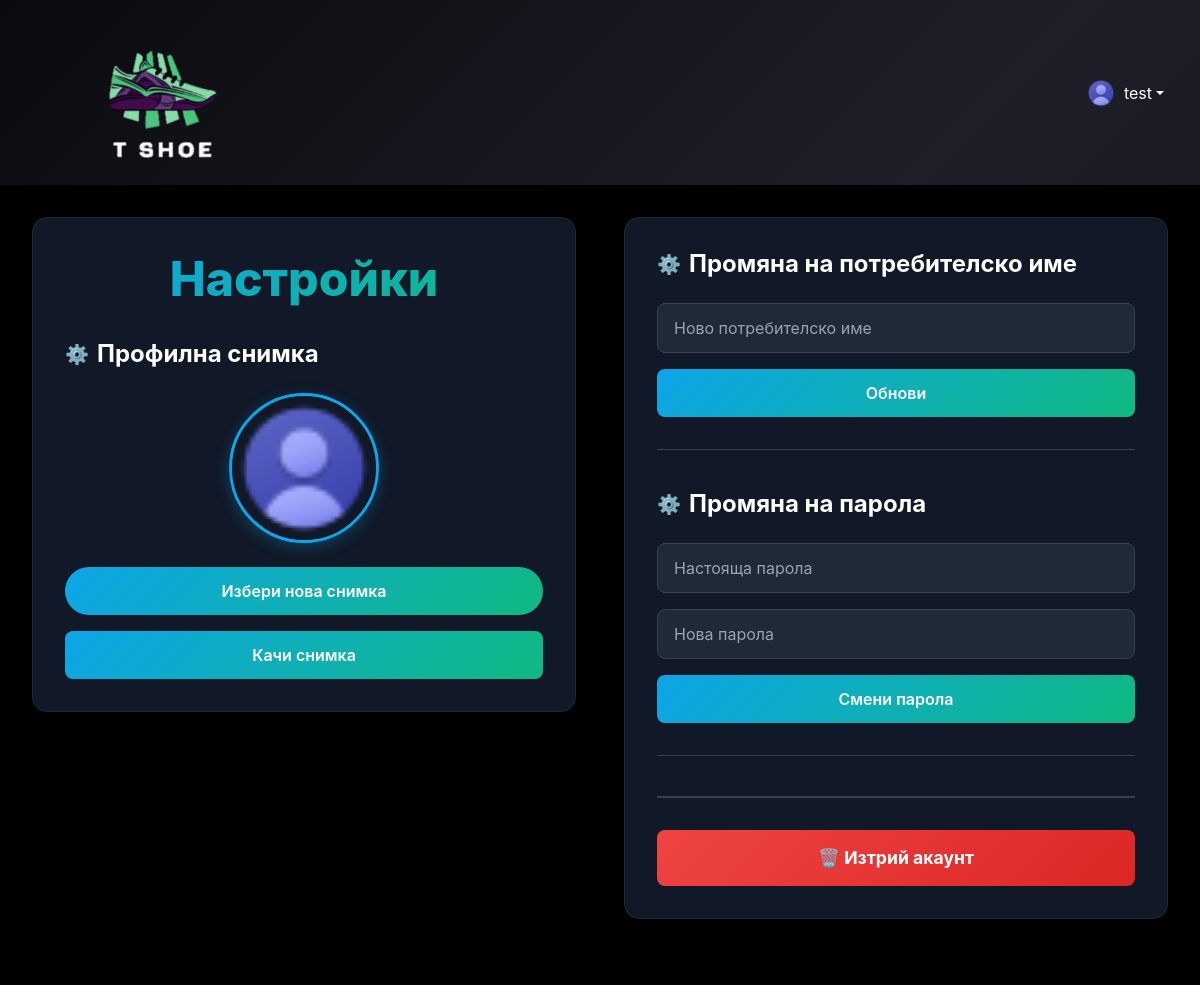
The page /profile/settings (signed in) on the database its author committed.
### models/user.py (models this page shows, shortened)
class User(UserMixin, db.Model):
    id = db.Column(db.Integer, primary_key=True)
    username = db.Column(db.String(80), unique=True, nullable=False)
    password_hash = db.Column(db.String(120), nullable=False)
    is_admin = db.Column(db.Boolean, default=False)
    orders = db.relationship('Order', backref='user', lazy=True)

### controllers/profile_controller.py (the view)
@profile_bp.route('/settings', methods=['GET'])
@login_required
def settings():
    return render_template('profile/settings.html', current_user=current_user)

### app.py (called while the page is built)
@app.context_processor
def inject_current_user():
    from flask_login import current_user
    return dict(current_user=current_user)

### models/__init__.py (called while the page is built)
@login_manager.user_loader
def load_user(user_id):
    return User.query.get(int(user_id))

### templates/profile/settings.html (shortened to what this page needs)
{% extends 'base.html' %}
{% block content %}
<div class="settings-container">
    <div class="first-column">
        <h1 class="settings-title">Настройки</h1>
        <div class="settings-form">
            <h3 class="form-title">Профилна снимка</h3>
            <div class="profile-picture-container">
                <img src="{{ url_for('static', filename='images/' ~ current_user.username ~ '_pfp.png') }}"
                     onerror="this.src='{{ url_for('static', filename='images/account.png') }}'"
                     alt="Profile Picture" class="profile-picture">
            </div>
            <form method="POST" action="{{ url_for('profile.upload_picture') }}" enctype="multipart/form-data">
                <label for="profile_picture" class="file-upload-label">Избери нова снимка</label>
                <button type="submit" class="upload-btn">Качи снимка</button>
            </form>
        </div>
    </div>
    <div class="second-column">
        <div class="settings-form">
            <h3 class="form-title">Промяна на потребителско име</h3>
            <form method="POST" action="{{ url_for('profile.update_username') }}">
                <input type="text" name="username" placeholder="Ново потребителско име" required class="form-input">
                <button type="submit" class="submit-btn">Обнови</button>
            </form>
        </div>
        <div class="settings-form">
            <h3 class="form-title">Промяна на парола</h3>
            <form method="POST" action="{{ url_for('profile.change_password') }}">
                <input type="password" name="current_password" placeholder="Настояща парола" required class="form-input">
                <input type="password" name="new_password" placeholder="Нова парола" required class="form-input">
                <button type="submit" class="submit-btn">Смени парола</button>
            </form>
        </div>
        <div class="delete-section">
            <form method="POST" action="{{ url_for('profile.delete_account') }}">
                <button type="submit" class="delete-button" onclick="return confirm('Сигурни ли сте? Това действие е необратимо!')">
                    🗑️ Изтрий акаунт
                </button>
            </form>
        </div>
    </div>
</div>
{% endblock %}

### templates/base.html (shortened to what this page needs)
<!DOCTYPE html>
<html lang="en">
<head>
    <link href="https://cdn.jsdelivr.net/npm/bootstrap@5.3.3/dist/css/bootstrap.min.css" rel="stylesheet">
    <link href="https://cdn.jsdelivr.net/npm/bootstrap-icons@1.10.5/font/bootstrap-icons.css" rel="stylesheet">
</head>
<body>
<nav class="navbar navbar-expand-lg px-4 py-3">
    <div class="container-fluid">
        <a class="navbar-brand d-flex align-items-center" href="{{ url_for('main_bp.index') }}">
            <img src="{{ url_for('static', filename='images/logo.png') }}" alt="Logo" width="250">
        </a>
        <div class="ms-auto d-flex align-items-center">
            {% if current_user.is_authenticated %}
<a class="nav-link dropdown-toggle d-flex align-items-center" href="#" role="button" data-bs-toggle="dropdown">
    <img src="{{ url_for('static', filename='images/' ~ current_user.username ~ '_pfp.png') }}"
         onerror="this.src='{{ url_for('static', filename='images/account.png') }}'"
         alt="Profile Picture"
         class="rounded-circle me-2"
         style="width: 30px; height: 30px; object-fit: cover;">
    {{ current_user.username }}
</a>
            </div>
            {% else %}
            <a class="btn btn-primary btn-lg" href="{{ url_for('auth.login') }}">Login</a>
            {% endif %}
        </div>
</nav>
<main class="container-fluid p-0">
    {% block content %}{% endblock %}
</main>
</body>
</html>

### templates/base.html (style rules this page uses)
.navbar { background-color: transparent !important; }
.navbar .dropdown-toggle::after { margin-left: 0.25rem; }
.navbar-brand img { height: auto; }

### templates/profile/settings.html (style rules this page uses)
body { font-family: 'Inter', sans-serif; min-height: 100vh; background: linear-gradient(135deg, #0a0a0f, #1f1f29, #0d0d13); overflow-x: hidden; color: white; }
.settings-container { max-width: 1200px; margin: 0 auto; padding: 2rem; background: #000000; min-height: 100vh; display: grid; grid-template-columns: 1fr 1fr; gap: 3rem; align-items: start; }
.settings-title { font-size: 3rem; font-weight: 800; color: #ffffff; margin-bottom: 2rem; background: linear-gradient(135deg, #0ea5e9 0%, #10b981 100%); -webkit-background-clip: text; -webkit-text-fill-color: transparent; background-clip: text; text-align: center; }
.first-column, .second-column { background: #111827; border-radius: 15px; padding: 2rem; border: 1px solid #1f2937; box-shadow: 0 8px 25px rgba(0, 0, 0, 0.3); }
.settings-form { margin-bottom: 2.5rem; padding-bottom: 2rem; border-bottom: 1px solid #374151; }
.settings-form:last-of-type { border-bottom: none; margin-bottom: 0; padding-bottom: 0; }
.form-title { font-size: 1.5rem; font-weight: 700; color: #ffffff; margin-bottom: 1.5rem; display: flex; align-items: center; gap: 0.5rem; }
.form-title::before { content: '⚙️'; font-size: 1.2rem; }
.profile-picture-container { text-align: center; margin-bottom: 1.5rem; }
.profile-picture { width: 150px; height: 150px; border-radius: 50%; object-fit: cover; border: 3px solid #0ea5e9; box-shadow: 0 4px 15px rgba(14, 165, 233, 0.3); transition: all 0.3s ease; }
.file-upload-label { display: inline-block; background: linear-gradient(135deg, #0ea5e9, #10b981); color: white; padding: 12px 24px; border-radius: 25px; font-weight: 600; cursor: pointer; transition: all 0.3s ease; margin-bottom: 1rem; text-align: center; width: 100%; }
.form-input { width: 100%; padding: 12px 16px; border: 1px solid #374151; border-radius: 8px; background: #1f2937; color: white; font-size: 1rem; margin-bottom: 1rem; transition: all 0.3s ease; }
.form-input::placeholder { color: #9ca3af; }
.upload-btn, .submit-btn { width: 100%; background: linear-gradient(135deg, #0ea5e9, #10b981); color: white; border: none; padding: 12px 24px; border-radius: 8px; font-weight: 600; cursor: pointer; transition: all 0.3s ease; font-size: 1rem; }
.delete-section { margin-top: 2rem; padding-top: 2rem; border-top: 2px solid #374151; }
.delete-button { width: 100%; background: linear-gradient(135deg, #ef4444, #dc2626); color: white; border: none; padding: 15px 24px; border-radius: 8px; font-weight: 700; cursor: pointer; transition: all 0.3s ease; font-size: 1.1rem; }
.settings-form { animation: slideUp 0.5s ease; }

### rows shown on the page
User: username (picture), username "test"
